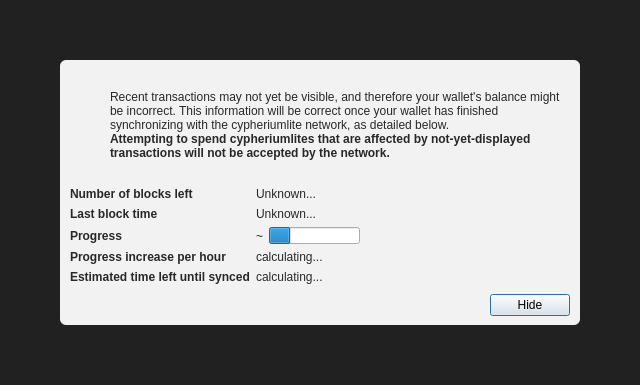
<?xml version="1.0" encoding="UTF-8"?>
<ui version="4.0">
 <class>ModalOverlay</class>
 <widget class="ModalOverlay" name="ModalOverlay">
  <property name="geometry">
   <rect>
    <x>0</x>
    <y>0</y>
    <width>640</width>
    <height>385</height>
   </rect>
  </property>
  <property name="windowTitle">
   <string>Form</string>
  </property>
  <layout class="QVBoxLayout" name="verticalLayout" stretch="0">
   <property name="sizeConstraint">
    <enum>QLayout::SetDefaultConstraint</enum>
   </property>
   <property name="leftMargin">
    <number>0</number>
   </property>
   <property name="topMargin">
    <number>0</number>
   </property>
   <property name="rightMargin">
    <number>0</number>
   </property>
   <property name="bottomMargin">
    <number>0</number>
   </property>
   <item>
    <widget class="QWidget" name="bgWidget" native="true">
     <property name="styleSheet">
      <string notr="true">#bgWidget { background: rgba(0,0,0,220); }</string>
     </property>
     <layout class="QVBoxLayout" name="verticalLayoutMain" stretch="1">
      <property name="leftMargin">
       <number>60</number>
      </property>
      <property name="topMargin">
       <number>60</number>
      </property>
      <property name="rightMargin">
       <number>60</number>
      </property>
      <property name="bottomMargin">
       <number>60</number>
      </property>
      <item>
       <widget class="QWidget" name="contentWidget" native="true">
        <property name="styleSheet">
         <string notr="true">#contentWidget { background: rgba(255,255,255,240); border-radius: 6px; }

QLabel { color: rgb(40,40,40);  }</string>
        </property>
        <layout class="QVBoxLayout" name="verticalLayoutSub" stretch="1,0,0,0">
         <property name="spacing">
          <number>0</number>
         </property>
         <property name="leftMargin">
          <number>10</number>
         </property>
         <property name="topMargin">
          <number>10</number>
         </property>
         <property name="rightMargin">
          <number>10</number>
         </property>
         <property name="bottomMargin">
          <number>10</number>
         </property>
         <item>
          <layout class="QHBoxLayout" name="horizontalLayoutIconText" stretch="0,1">
           <property name="topMargin">
            <number>20</number>
           </property>
           <item>
            <layout class="QVBoxLayout" name="verticalLayoutIcon">
             <property name="leftMargin">
              <number>0</number>
             </property>
             <item>
              <widget class="QPushButton" name="warningIcon">
               <property name="enabled">
                <bool>false</bool>
               </property>
               <property name="text">
                <string/>
               </property>
               <property name="icon">
                <iconset>
                 <normaloff>:/icons/warning</normaloff>
                 <disabledoff>:/icons/warning</disabledoff>:/icons/warning</iconset>
               </property>
               <property name="iconSize">
                <size>
                 <width>48</width>
                 <height>48</height>
                </size>
               </property>
               <property name="flat">
                <bool>true</bool>
               </property>
              </widget>
             </item>
             <item>
              <spacer name="verticalSpacerWarningIcon">
               <property name="orientation">
                <enum>Qt::Vertical</enum>
               </property>
               <property name="sizeHint" stdset="0">
                <size>
                 <width>20</width>
                 <height>40</height>
                </size>
               </property>
              </spacer>
             </item>
            </layout>
           </item>
           <item>
            <layout class="QVBoxLayout" name="verticalLayoutInfoText">
             <property name="leftMargin">
              <number>0</number>
             </property>
             <property name="topMargin">
              <number>0</number>
             </property>
             <item>
              <widget class="QLabel" name="infoText">
               <property name="text">
                <string>Recent transactions may not yet be visible, and therefore your wallet's balance might be incorrect. This information will be correct once your wallet has finished synchronizing with the cypheriumlite network, as detailed below.</string>
               </property>
               <property name="textFormat">
                <enum>Qt::RichText</enum>
               </property>
               <property name="wordWrap">
                <bool>true</bool>
               </property>
              </widget>
             </item>
             <item>
              <widget class="QLabel" name="infoTextStrong">
               <property name="font">
                <font>
                 <weight>75</weight>
                 <bold>true</bold>
                </font>
               </property>
               <property name="text">
                <string>Attempting to spend cypheriumlites that are affected by not-yet-displayed transactions will not be accepted by the network.</string>
               </property>
               <property name="textFormat">
                <enum>Qt::RichText</enum>
               </property>
               <property name="wordWrap">
                <bool>true</bool>
               </property>
              </widget>
             </item>
             <item>
              <spacer name="verticalSpacerInTextSpace">
               <property name="orientation">
                <enum>Qt::Vertical</enum>
               </property>
               <property name="sizeHint" stdset="0">
                <size>
                 <width>20</width>
                 <height>40</height>
                </size>
               </property>
              </spacer>
             </item>
            </layout>
           </item>
          </layout>
         </item>
         <item>
          <spacer name="verticalSpacerAfterText">
           <property name="orientation">
            <enum>Qt::Vertical</enum>
           </property>
           <property name="sizeHint" stdset="0">
            <size>
             <width>20</width>
             <height>40</height>
            </size>
           </property>
          </spacer>
         </item>
         <item>
          <layout class="QFormLayout" name="formLayout">
           <property name="fieldGrowthPolicy">
            <enum>QFormLayout::FieldsStayAtSizeHint</enum>
           </property>
           <property name="horizontalSpacing">
            <number>6</number>
           </property>
           <property name="verticalSpacing">
            <number>6</number>
           </property>
           <property name="topMargin">
            <number>10</number>
           </property>
           <item row="0" column="0">
            <widget class="QLabel" name="labelNumberOfBlocksLeft">
             <property name="font">
              <font>
               <weight>75</weight>
               <bold>true</bold>
              </font>
             </property>
             <property name="text">
              <string>Number of blocks left</string>
             </property>
            </widget>
           </item>
           <item row="0" column="1">
            <widget class="QLabel" name="numberOfBlocksLeft">
             <property name="text">
              <string>Unknown...</string>
             </property>
            </widget>
           </item>
           <item row="1" column="0">
            <widget class="QLabel" name="labelLastBlockTime">
             <property name="font">
              <font>
               <weight>75</weight>
               <bold>true</bold>
              </font>
             </property>
             <property name="text">
              <string>Last block time</string>
             </property>
            </widget>
           </item>
           <item row="1" column="1">
            <widget class="QLabel" name="newestBlockDate">
             <property name="sizePolicy">
              <sizepolicy hsizetype="Maximum" vsizetype="Preferred">
               <horstretch>0</horstretch>
               <verstretch>0</verstretch>
              </sizepolicy>
             </property>
             <property name="text">
              <string>Unknown...</string>
             </property>
            </widget>
           </item>
           <item row="2" column="0">
            <widget class="QLabel" name="labelSyncDone">
             <property name="font">
              <font>
               <weight>75</weight>
               <bold>true</bold>
              </font>
             </property>
             <property name="text">
              <string>Progress</string>
             </property>
            </widget>
           </item>
           <item row="2" column="1">
            <layout class="QHBoxLayout" name="horizontalLayoutSync" stretch="0,1">
             <item>
              <widget class="QLabel" name="percentageProgress">
               <property name="text">
                <string notr="true">~</string>
               </property>
              </widget>
             </item>
             <item>
              <widget class="QProgressBar" name="progressBar">
               <property name="value">
                <number>24</number>
               </property>
               <property name="format">
                <string/>
               </property>
              </widget>
             </item>
            </layout>
           </item>
           <item row="4" column="0">
            <widget class="QLabel" name="labelProgressIncrease">
             <property name="font">
              <font>
               <weight>75</weight>
               <bold>true</bold>
              </font>
             </property>
             <property name="text">
              <string>Progress increase per hour</string>
             </property>
            </widget>
           </item>
           <item row="4" column="1">
            <widget class="QLabel" name="progressIncreasePerH">
             <property name="text">
              <string>calculating...</string>
             </property>
            </widget>
           </item>
           <item row="5" column="0">
            <widget class="QLabel" name="labelEstimatedTimeLeft">
             <property name="font">
              <font>
               <weight>75</weight>
               <bold>true</bold>
              </font>
             </property>
             <property name="text">
              <string>Estimated time left until synced</string>
             </property>
            </widget>
           </item>
           <item row="5" column="1">
            <widget class="QLabel" name="expectedTimeLeft">
             <property name="text">
              <string>calculating...</string>
             </property>
            </widget>
           </item>
          </layout>
         </item>
         <item>
          <layout class="QHBoxLayout" name="horizontalLayoutButtons">
           <property name="leftMargin">
            <number>10</number>
           </property>
           <property name="topMargin">
            <number>10</number>
           </property>
           <item>
            <spacer name="horizontalSpacer">
             <property name="orientation">
              <enum>Qt::Horizontal</enum>
             </property>
             <property name="sizeHint" stdset="0">
              <size>
               <width>40</width>
               <height>20</height>
              </size>
             </property>
            </spacer>
           </item>
           <item>
            <widget class="QPushButton" name="closeButton">
             <property name="text">
              <string>Hide</string>
             </property>
             <property name="focusPolicy">
              <enum>Qt::StrongFocus</enum>
             </property>
             <property name="default">
              <bool>true</bool>
             </property>
            </widget>
           </item>
          </layout>
         </item>
        </layout>
       </widget>
      </item>
     </layout>
    </widget>
   </item>
  </layout>
 </widget>
 <customwidgets>
  <customwidget>
   <class>ModalOverlay</class>
   <extends>QWidget</extends>
   <header>qt/modaloverlay.h</header>
   <container>1</container>
  </customwidget>
 </customwidgets>
 <resources/>
 <connections/>
</ui>
